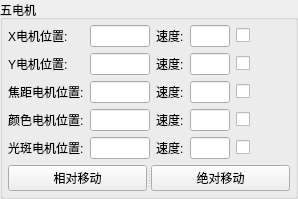
            <widget class="QGroupBox" name="groupBox_2">
             <property name="title">
              <string>五电机</string>
             </property>
             <layout class="QVBoxLayout" name="verticalLayout_5">
              <property name="leftMargin">
               <number>5</number>
              </property>
              <property name="topMargin">
               <number>5</number>
              </property>
              <property name="rightMargin">
               <number>5</number>
              </property>
              <property name="bottomMargin">
               <number>5</number>
              </property>
              <item>
               <layout class="QGridLayout" name="gridLayout_5">
                <item row="3" column="4">
                 <widget class="QCheckBox" name="checkBox_testColor">
                  <property name="text">
                   <string/>
                  </property>
                 </widget>
                </item>
                <item row="4" column="5">
                 <spacer name="horizontalSpacer_16">
                  <property name="orientation">
                   <enum>Qt::Horizontal</enum>
                  </property>
                  <property name="sizeHint" stdset="0">
                   <size>
                    <width>40</width>
                    <height>20</height>
                   </size>
                  </property>
                 </spacer>
                </item>
                <item row="2" column="4">
                 <widget class="QCheckBox" name="checkBox_testFocus">
                  <property name="text">
                   <string/>
                  </property>
                 </widget>
                </item>
                <item row="1" column="5">
                 <spacer name="horizontalSpacer_13">
                  <property name="orientation">
                   <enum>Qt::Horizontal</enum>
                  </property>
                  <property name="sizeHint" stdset="0">
                   <size>
                    <width>40</width>
                    <height>20</height>
                   </size>
                  </property>
                 </spacer>
                </item>
                <item row="0" column="5">
                 <spacer name="horizontalSpacer_12">
                  <property name="orientation">
                   <enum>Qt::Horizontal</enum>
                  </property>
                  <property name="sizeHint" stdset="0">
                   <size>
                    <width>40</width>
                    <height>20</height>
                   </size>
                  </property>
                 </spacer>
                </item>
                <item row="4" column="4">
                 <widget class="QCheckBox" name="checkBox_testSpot">
                  <property name="text">
                   <string/>
                  </property>
                 </widget>
                </item>
                <item row="2" column="5">
                 <spacer name="horizontalSpacer_14">
                  <property name="orientation">
                   <enum>Qt::Horizontal</enum>
                  </property>
                  <property name="sizeHint" stdset="0">
                   <size>
                    <width>40</width>
                    <height>20</height>
                   </size>
                  </property>
                 </spacer>
                </item>
                <item row="3" column="5">
                 <spacer name="horizontalSpacer_15">
                  <property name="orientation">
                   <enum>Qt::Horizontal</enum>
                  </property>
                  <property name="sizeHint" stdset="0">
                   <size>
                    <width>40</width>
                    <height>20</height>
                   </size>
                  </property>
                 </spacer>
                </item>
                <item row="0" column="4">
                 <widget class="QCheckBox" name="checkBox_testX">
                  <property name="text">
                   <string/>
                  </property>
                 </widget>
                </item>
                <item row="1" column="4">
                 <widget class="QCheckBox" name="checkBox_testY">
                  <property name="text">
                   <string/>
                  </property>
                 </widget>
                </item>
                <item row="2" column="1">
                 <widget class="QLineEdit" name="lineEdit_posFocus">
                  <property name="sizePolicy">
                   <sizepolicy hsizetype="Preferred" vsizetype="Fixed">
                    <horstretch>0</horstretch>
                    <verstretch>0</verstretch>
                   </sizepolicy>
                  </property>
                  <property name="maximumSize">
                   <size>
                    <width>60</width>
                    <height>16777215</height>
                   </size>
                  </property>
                 </widget>
                </item>
                <item row="0" column="1">
                 <widget class="QLineEdit" name="lineEdit_posX">
                  <property name="sizePolicy">
                   <sizepolicy hsizetype="Preferred" vsizetype="Fixed">
                    <horstretch>0</horstretch>
                    <verstretch>0</verstretch>
                   </sizepolicy>
                  </property>
                  <property name="maximumSize">
                   <size>
                    <width>60</width>
                    <height>16777215</height>
                   </size>
                  </property>
                 </widget>
                </item>
                <item row="0" column="0">
                 <widget class="QLabel" name="label_3">
                  <property name="text">
                   <string>X电机位置:</string>
                  </property>
                 </widget>
                </item>
                <item row="0" column="2">
                 <widget class="QLabel" name="label_4">
                  <property name="maximumSize">
                   <size>
                    <width>30</width>
                    <height>16777215</height>
                   </size>
                  </property>
                  <property name="text">
                   <string>速度:</string>
                  </property>
                 </widget>
                </item>
                <item row="0" column="3">
                 <widget class="QLineEdit" name="lineEdit_speedX">
                  <property name="maximumSize">
                   <size>
                    <width>40</width>
                    <height>16777215</height>
                   </size>
                  </property>
                 </widget>
                </item>
                <item row="1" column="0">
                 <widget class="QLabel" name="label_7">
                  <property name="text">
                   <string>Y电机位置:</string>
                  </property>
                 </widget>
                </item>
                <item row="1" column="1">
                 <widget class="QLineEdit" name="lineEdit_posY">
                  <property name="sizePolicy">
                   <sizepolicy hsizetype="Preferred" vsizetype="Fixed">
                    <horstretch>0</horstretch>
                    <verstretch>0</verstretch>
                   </sizepolicy>
                  </property>
                  <property name="maximumSize">
                   <size>
                    <width>60</width>
                    <height>16777215</height>
                   </size>
                  </property>
                 </widget>
                </item>
                <item row="1" column="2">
                 <widget class="QLabel" name="label_8">
                  <property name="maximumSize">
                   <size>
                    <width>30</width>
                    <height>16777215</height>
                   </size>
                  </property>
                  <property name="text">
                   <string>速度:</string>
                  </property>
                 </widget>
                </item>
                <item row="1" column="3">
                 <widget class="QLineEdit" name="lineEdit_speedY">
                  <property name="maximumSize">
                   <size>
                    <width>40</width>
                    <height>16777215</height>
                   </size>
                  </property>
                 </widget>
                </item>
                <item row="2" column="0">
                 <widget class="QLabel" name="label_9">
                  <property name="text">
                   <string>焦距电机位置:</string>
                  </property>
                 </widget>
                </item>
                <item row="3" column="0">
                 <widget class="QLabel" name="label_11">
                  <property name="text">
                   <string>颜色电机位置:</string>
                  </property>
                 </widget>
                </item>
                <item row="3" column="1">
                 <widget class="QLineEdit" name="lineEdit_posColor">
                  <property name="sizePolicy">
                   <sizepolicy hsizetype="Preferred" vsizetype="Fixed">
                    <horstretch>0</horstretch>
                    <verstretch>0</verstretch>
                   </sizepolicy>
                  </property>
                  <property name="maximumSize">
                   <size>
                    <width>60</width>
                    <height>16777215</height>
                   </size>
                  </property>
                 </widget>
                </item>
                <item row="2" column="2">
                 <widget class="QLabel" name="label_10">
                  <property name="maximumSize">
                   <size>
                    <width>30</width>
                    <height>16777215</height>
                   </size>
                  </property>
                  <property name="text">
                   <string>速度:</string>
                  </property>
                 </widget>
                </item>
                <item row="2" column="3">
                 <widget class="QLineEdit" name="lineEdit_speedFocus">
                  <property name="maximumSize">
                   <size>
                    <width>40</width>
                    <height>16777215</height>
                   </size>
                  </property>
                 </widget>
                </item>
                <item row="3" column="3">
                 <widget class="QLineEdit" name="lineEdit_speedColor">
                  <property name="maximumSize">
                   <size>
                    <width>40</width>
                    <height>16777215</height>
                   </size>
                  </property>
                 </widget>
                </item>
                <item row="4" column="0">
                 <widget class="QLabel" name="label_13">
                  <property name="text">
                   <string>光斑电机位置:</string>
                  </property>
                 </widget>
                </item>
                <item row="4" column="1">
                 <widget class="QLineEdit" name="lineEdit_posSpot">
                  <property name="sizePolicy">
                   <sizepolicy hsizetype="Preferred" vsizetype="Fixed">
                    <horstretch>0</horstretch>
                    <verstretch>0</verstretch>
                   </sizepolicy>
                  </property>
                  <property name="maximumSize">
                   <size>
                    <width>60</width>
                    <height>16777215</height>
                   </size>
                  </property>
                 </widget>
                </item>
                <item row="3" column="2">
                 <widget class="QLabel" name="label_12">
                  <property name="maximumSize">
                   <size>
                    <width>30</width>
                    <height>16777215</height>
                   </size>
                  </property>
                  <property name="text">
                   <string>速度:</string>
                  </property>
                 </widget>
                </item>
                <item row="4" column="2">
                 <widget class="QLabel" name="label_14">
                  <property name="maximumSize">
                   <size>
                    <width>30</width>
                    <height>16777215</height>
                   </size>
                  </property>
                  <property name="text">
                   <string>速度:</string>
                  </property>
                 </widget>
                </item>
                <item row="4" column="3">
                 <widget class="QLineEdit" name="lineEdit_speedSpot">
                  <property name="maximumSize">
                   <size>
                    <width>40</width>
                    <height>16777215</height>
                   </size>
                  </property>
                 </widget>
                </item>
               </layout>
              </item>
              <item>
               <widget class="QSplitter" name="splitter_14">
                <property name="orientation">
                 <enum>Qt::Horizontal</enum>
                </property>
                <widget class="QPushButton" name="pushButton_relativeMove5Motors">
                 <property name="text">
                  <string>相对移动</string>
                 </property>
                </widget>
                <widget class="QPushButton" name="pushButton_absoluteMove5Motors">
                 <property name="text">
                  <string>绝对移动</string>
                 </property>
                </widget>
               </widget>
              </item>
             </layout>
            </widget>
